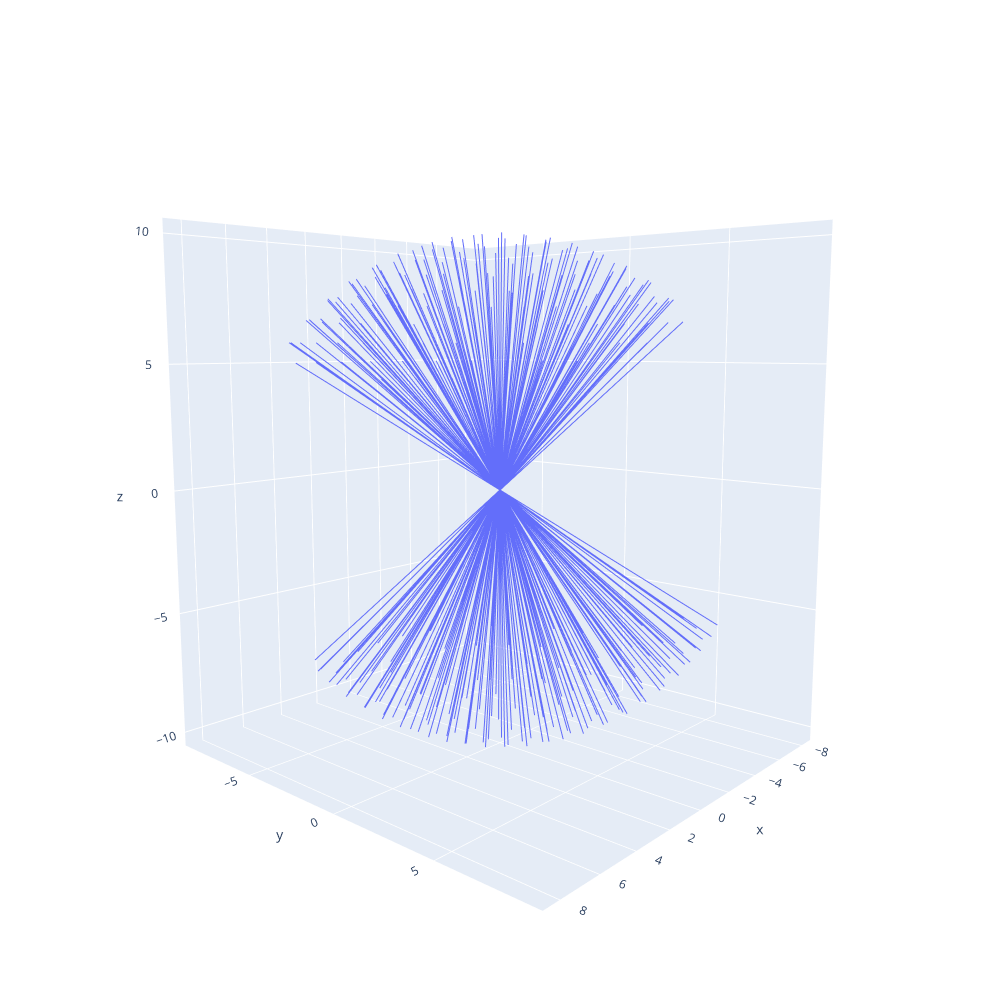

Notebook code for this chart:
### Code cell
fig = px.line_3d(points_df, x="x", y="y", z="z", line_group = 'point', width=1000, height=1000)
fig.show()
